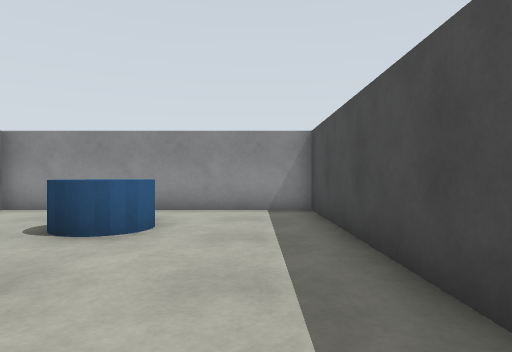
[1] (above)

16 first-person views from a walk through a world built for the Gazebo simulator. The camera is 0.86 m above the floor, looks level and sees 75° across. The floor is counted in squares, 1 m on a side. Each view is taken from the middle of a square. On the plan, view 1 faces up. The plan holds only what a view shows up to about 11 squares ahead; the rest is blank. The place goes on beyond the plan.

[2]
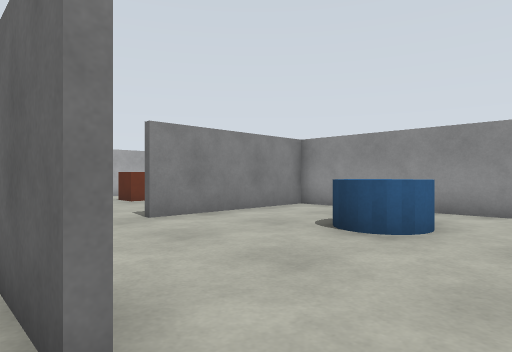

[3]
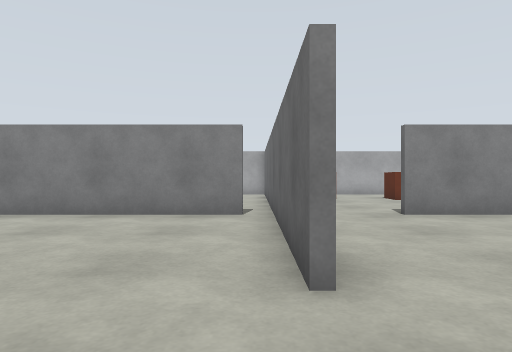

[4]
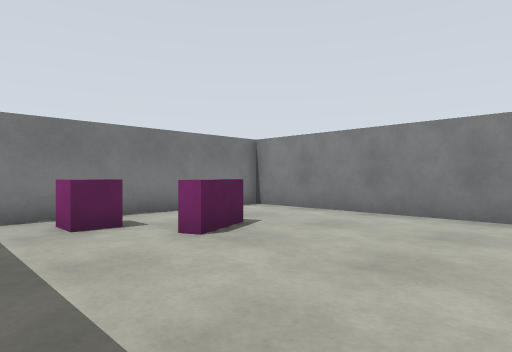

[5]
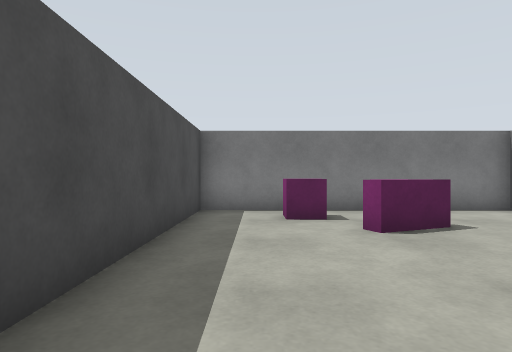

[6]
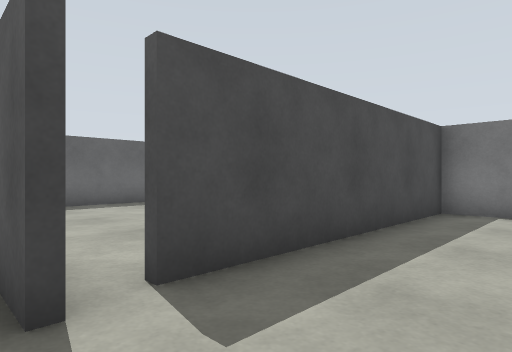

[7]
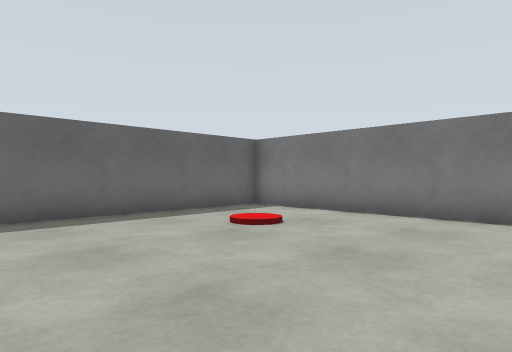

[8]
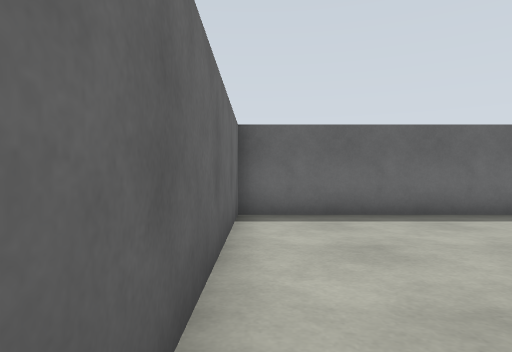

[9]
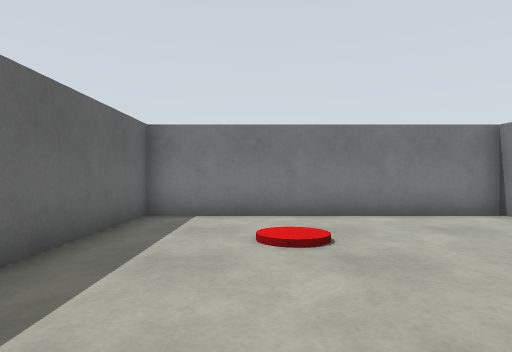

[10]
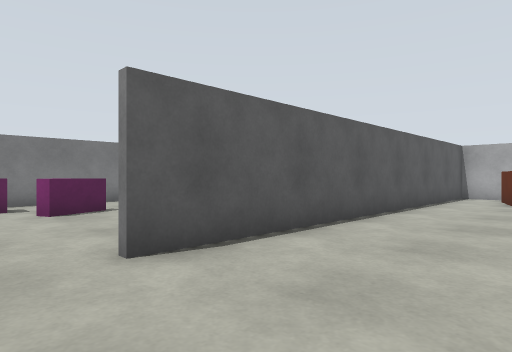

[11]
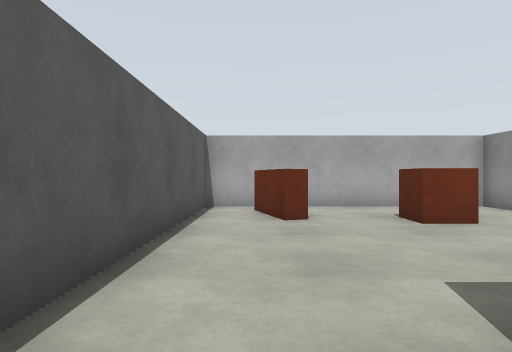

[12]
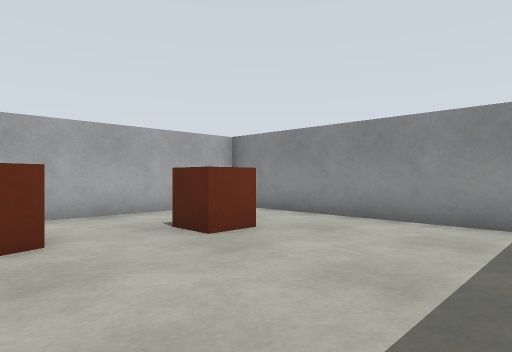

[13]
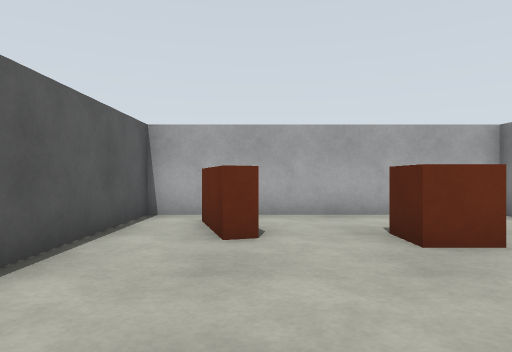

[14]
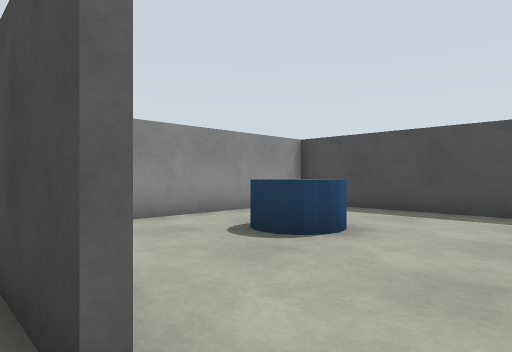

[15]
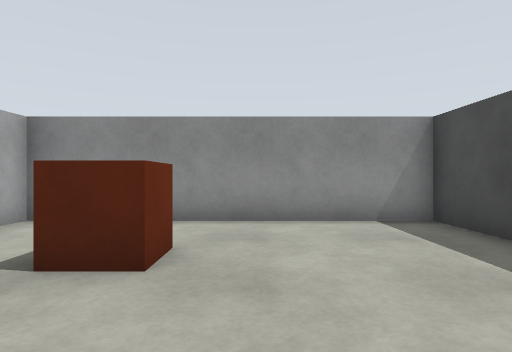

[16]
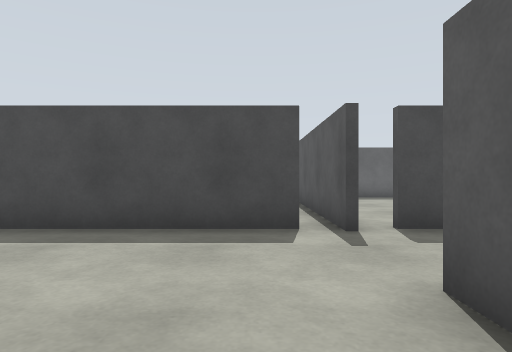

### Floor plan
Points are (right, up) in squares from view 1. A wall is a line through its corners. A room is listed if a view was taken in it or the views show most of it. See-through windows are left out.
Room 1 (views 1, 2, 3, 4)
walls: (-1.5, 0.4) (-6.5, 0.4); (-6.4, -0.2) (-6.4, -7.4) (1, -7.4); (1.4, -7.5) (1.4, -0.2)
ways out: opening at (-0.5, 1) to room 2; opening at (1, 0) to room 3; opening at (-7, 0)
objects: magenta box (-3, -5) to (-2, -4); magenta box (-1, -6)
Room 2 (views 5, 6, 10, 11, 16)
walls: (-6.4, 8.5) (-6.4, 3.2); (-6.5, 0.6) (-1.5, 0.6); (1.4, 1.2) (1.4, 8.4) (-7, 8.4)
ways out: opening at (-0.5, 1) to room 1; opening at (-7, 2.5) to room 4
objects: blue cylinder (-3, 5) to (-2, 6)
Room 3 (views 7, 8, 9)
walls: (1.6, -7) (1.6, -7.5); (9.1, 0.4) (2.5, 0.4); (1, -7.4) (9.4, -7.4) (9.4, 0.5)
ways out: opening at (1, 0) to room 1
Room 4 (views 12, 13, 14, 15)
walls: (-6.6, 3.2) (-6.6, 8.4); (-7, 8.4) (-14.4, 8.4) (-14.4, 0.6) (-6.5, 0.6)
ways out: opening at (-7, 2.5) to room 2
objects: brown box (-13, 2) to (-12, 3); brown box (-12, 5) to (-11, 6)

Positions as (right, up) in squares from view 1, and headings:
1: (0, 0), facing up
2: (0, 0), facing up-left
3: (1, 0), facing left
4: (1, 0), facing down-left
5: (0, 1), facing down
6: (-1, 1), facing down-right
7: (2, 0), facing down-right
8: (2, 0), facing right
9: (7, 0), facing down
10: (0, 4), facing down-left
11: (-5, 2), facing left
12: (-7, 2), facing up-left
13: (-7, 3), facing left
14: (-7, 2), facing up-right
15: (-10, 2), facing up
16: (-4, 2), facing right
